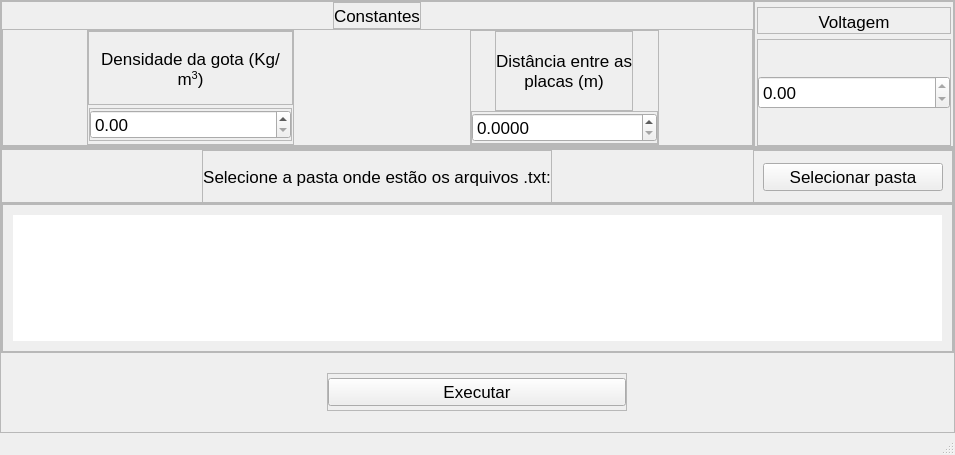
<?xml version="1.0" encoding="UTF-8"?>
<ui version="4.0">
 <class>janelaAtribuicao</class>
 <widget class="QMainWindow" name="janelaAtribuicao">
  <property name="geometry">
   <rect>
    <x>0</x>
    <y>0</y>
    <width>955</width>
    <height>455</height>
   </rect>
  </property>
  <property name="windowTitle">
   <string>MainWindow</string>
  </property>
  <widget class="QWidget" name="centralwidgetAtribuicao">
   <layout class="QGridLayout" name="gridLayout_2">
    <property name="leftMargin">
     <number>0</number>
    </property>
    <property name="topMargin">
     <number>0</number>
    </property>
    <property name="rightMargin">
     <number>0</number>
    </property>
    <property name="bottomMargin">
     <number>0</number>
    </property>
    <property name="spacing">
     <number>0</number>
    </property>
    <item row="0" column="0">
     <layout class="QGridLayout" name="gridLayout_SecaoParametros">
      <property name="spacing">
       <number>0</number>
      </property>
      <item row="0" column="0">
       <widget class="QFrame" name="frame_SecaoParametros">
        <property name="font">
         <font>
          <pointsize>13</pointsize>
         </font>
        </property>
        <property name="frameShape">
         <enum>QFrame::StyledPanel</enum>
        </property>
        <property name="frameShadow">
         <enum>QFrame::Raised</enum>
        </property>
        <layout class="QGridLayout" name="gridLayout_4">
         <property name="leftMargin">
          <number>0</number>
         </property>
         <property name="topMargin">
          <number>0</number>
         </property>
         <property name="rightMargin">
          <number>0</number>
         </property>
         <property name="bottomMargin">
          <number>0</number>
         </property>
         <property name="spacing">
          <number>0</number>
         </property>
         <item row="0" column="0">
          <layout class="QGridLayout" name="gridLayout_alocacaoParametros">
           <property name="spacing">
            <number>0</number>
           </property>
           <item row="0" column="0">
            <widget class="QFrame" name="frame_secaoConstantes">
             <property name="frameShape">
              <enum>QFrame::StyledPanel</enum>
             </property>
             <property name="frameShadow">
              <enum>QFrame::Raised</enum>
             </property>
             <layout class="QGridLayout" name="gridLayout_6">
              <property name="leftMargin">
               <number>0</number>
              </property>
              <property name="topMargin">
               <number>0</number>
              </property>
              <property name="rightMargin">
               <number>0</number>
              </property>
              <property name="bottomMargin">
               <number>0</number>
              </property>
              <property name="spacing">
               <number>0</number>
              </property>
              <item row="0" column="0">
               <layout class="QGridLayout" name="gridLayout_AlocacaoParametros">
                <property name="spacing">
                 <number>0</number>
                </property>
                <item row="1" column="0">
                 <widget class="QFrame" name="frame_nomeEntradaParametros">
                  <property name="frameShape">
                   <enum>QFrame::StyledPanel</enum>
                  </property>
                  <property name="frameShadow">
                   <enum>QFrame::Raised</enum>
                  </property>
                  <layout class="QGridLayout" name="gridLayout_8">
                   <property name="leftMargin">
                    <number>0</number>
                   </property>
                   <property name="topMargin">
                    <number>0</number>
                   </property>
                   <property name="rightMargin">
                    <number>0</number>
                   </property>
                   <property name="bottomMargin">
                    <number>0</number>
                   </property>
                   <property name="spacing">
                    <number>0</number>
                   </property>
                   <item row="0" column="0">
                    <layout class="QGridLayout" name="gridLayout_alocacaoNomEntParamt">
                     <property name="spacing">
                      <number>0</number>
                     </property>
                     <item row="0" column="1" alignment="Qt::AlignHCenter">
                      <widget class="QFrame" name="frame_secaoDistanciaPlacs">
                       <property name="frameShape">
                        <enum>QFrame::StyledPanel</enum>
                       </property>
                       <property name="frameShadow">
                        <enum>QFrame::Raised</enum>
                       </property>
                       <layout class="QVBoxLayout" name="verticalLayout">
                        <property name="spacing">
                         <number>0</number>
                        </property>
                        <property name="leftMargin">
                         <number>0</number>
                        </property>
                        <property name="topMargin">
                         <number>0</number>
                        </property>
                        <property name="rightMargin">
                         <number>0</number>
                        </property>
                        <property name="bottomMargin">
                         <number>0</number>
                        </property>
                        <item>
                         <layout class="QGridLayout" name="gridLayout_alocacaoDistPlacs">
                          <property name="spacing">
                           <number>0</number>
                          </property>
                          <item row="1" column="0" alignment="Qt::AlignHCenter|Qt::AlignVCenter">
                           <widget class="QFrame" name="frame_doubSpinBoxDistPlacs">
                            <property name="minimumSize">
                             <size>
                              <width>185</width>
                              <height>33</height>
                             </size>
                            </property>
                            <property name="maximumSize">
                             <size>
                              <width>16777215</width>
                              <height>33</height>
                             </size>
                            </property>
                            <property name="frameShape">
                             <enum>QFrame::StyledPanel</enum>
                            </property>
                            <property name="frameShadow">
                             <enum>QFrame::Raised</enum>
                            </property>
                            <layout class="QVBoxLayout" name="verticalLayout_6">
                             <property name="spacing">
                              <number>0</number>
                             </property>
                             <property name="leftMargin">
                              <number>0</number>
                             </property>
                             <property name="topMargin">
                              <number>0</number>
                             </property>
                             <property name="rightMargin">
                              <number>0</number>
                             </property>
                             <property name="bottomMargin">
                              <number>0</number>
                             </property>
                             <item>
                              <widget class="QDoubleSpinBox" name="doubleSpinBox_distPlacs">
                               <property name="minimumSize">
                                <size>
                                 <width>185</width>
                                 <height>0</height>
                                </size>
                               </property>
                               <property name="decimals">
                                <number>4</number>
                               </property>
                               <property name="maximum">
                                <double>100.000000000000000</double>
                               </property>
                               <property name="singleStep">
                                <double>0.001000000000000</double>
                               </property>
                              </widget>
                             </item>
                            </layout>
                           </widget>
                          </item>
                          <item row="0" column="0" alignment="Qt::AlignHCenter|Qt::AlignVCenter">
                           <widget class="QFrame" name="frame_labelDistPlacs">
                            <property name="minimumSize">
                             <size>
                              <width>0</width>
                              <height>80</height>
                             </size>
                            </property>
                            <property name="maximumSize">
                             <size>
                              <width>16777215</width>
                              <height>80</height>
                             </size>
                            </property>
                            <property name="frameShape">
                             <enum>QFrame::StyledPanel</enum>
                            </property>
                            <property name="frameShadow">
                             <enum>QFrame::Raised</enum>
                            </property>
                            <layout class="QVBoxLayout" name="verticalLayout_5">
                             <property name="spacing">
                              <number>0</number>
                             </property>
                             <property name="leftMargin">
                              <number>0</number>
                             </property>
                             <property name="topMargin">
                              <number>0</number>
                             </property>
                             <property name="rightMargin">
                              <number>0</number>
                             </property>
                             <property name="bottomMargin">
                              <number>0</number>
                             </property>
                             <item>
                              <widget class="QLabel" name="label_distPlacs">
                               <property name="minimumSize">
                                <size>
                                 <width>0</width>
                                 <height>74</height>
                                </size>
                               </property>
                               <property name="maximumSize">
                                <size>
                                 <width>16777215</width>
                                 <height>80</height>
                                </size>
                               </property>
                               <property name="text">
                                <string>&lt;html&gt;&lt;head/&gt;&lt;body&gt;&lt;p&gt;Distância entre as placas (m)&lt;/p&gt;&lt;/body&gt;&lt;/html&gt;</string>
                               </property>
                               <property name="alignment">
                                <set>Qt::AlignCenter</set>
                               </property>
                               <property name="wordWrap">
                                <bool>true</bool>
                               </property>
                               <property name="margin">
                                <number>10</number>
                               </property>
                              </widget>
                             </item>
                            </layout>
                           </widget>
                          </item>
                         </layout>
                        </item>
                       </layout>
                      </widget>
                     </item>
                     <item row="0" column="0" alignment="Qt::AlignHCenter">
                      <widget class="QFrame" name="frame_secaoDensidGota">
                       <property name="frameShape">
                        <enum>QFrame::StyledPanel</enum>
                       </property>
                       <property name="frameShadow">
                        <enum>QFrame::Raised</enum>
                       </property>
                       <layout class="QVBoxLayout" name="verticalLayout_2">
                        <property name="spacing">
                         <number>0</number>
                        </property>
                        <property name="leftMargin">
                         <number>0</number>
                        </property>
                        <property name="topMargin">
                         <number>0</number>
                        </property>
                        <property name="rightMargin">
                         <number>0</number>
                        </property>
                        <property name="bottomMargin">
                         <number>0</number>
                        </property>
                        <item>
                         <layout class="QGridLayout" name="gridLayout_alocacaoDensGot">
                          <property name="spacing">
                           <number>0</number>
                          </property>
                          <item row="1" column="0" alignment="Qt::AlignHCenter|Qt::AlignVCenter">
                           <widget class="QFrame" name="frame_doubSpinBoxDensGot">
                            <property name="minimumSize">
                             <size>
                              <width>203</width>
                              <height>33</height>
                             </size>
                            </property>
                            <property name="maximumSize">
                             <size>
                              <width>16777215</width>
                              <height>33</height>
                             </size>
                            </property>
                            <property name="frameShape">
                             <enum>QFrame::StyledPanel</enum>
                            </property>
                            <property name="frameShadow">
                             <enum>QFrame::Raised</enum>
                            </property>
                            <layout class="QVBoxLayout" name="verticalLayout_3">
                             <property name="spacing">
                              <number>0</number>
                             </property>
                             <property name="leftMargin">
                              <number>0</number>
                             </property>
                             <property name="topMargin">
                              <number>0</number>
                             </property>
                             <property name="rightMargin">
                              <number>0</number>
                             </property>
                             <property name="bottomMargin">
                              <number>0</number>
                             </property>
                             <item>
                              <widget class="QDoubleSpinBox" name="doubleSpinBoxDensGot">
                               <property name="maximum">
                                <double>1000000.000000000000000</double>
                               </property>
                              </widget>
                             </item>
                            </layout>
                           </widget>
                          </item>
                          <item row="0" column="0" alignment="Qt::AlignHCenter|Qt::AlignVCenter">
                           <widget class="QFrame" name="frame_labelDensGot">
                            <property name="minimumSize">
                             <size>
                              <width>203</width>
                              <height>74</height>
                             </size>
                            </property>
                            <property name="maximumSize">
                             <size>
                              <width>16777215</width>
                              <height>74</height>
                             </size>
                            </property>
                            <property name="frameShape">
                             <enum>QFrame::StyledPanel</enum>
                            </property>
                            <property name="frameShadow">
                             <enum>QFrame::Raised</enum>
                            </property>
                            <layout class="QVBoxLayout" name="verticalLayout_4">
                             <property name="spacing">
                              <number>0</number>
                             </property>
                             <property name="leftMargin">
                              <number>0</number>
                             </property>
                             <property name="topMargin">
                              <number>0</number>
                             </property>
                             <property name="rightMargin">
                              <number>0</number>
                             </property>
                             <property name="bottomMargin">
                              <number>0</number>
                             </property>
                             <item>
                              <widget class="QLabel" name="label_densGot">
                               <property name="minimumSize">
                                <size>
                                 <width>203</width>
                                 <height>74</height>
                                </size>
                               </property>
                               <property name="maximumSize">
                                <size>
                                 <width>16777215</width>
                                 <height>74</height>
                                </size>
                               </property>
                               <property name="text">
                                <string>&lt;html&gt;&lt;head/&gt;&lt;body&gt;&lt;p&gt;Densidade da gota (Kg/m&lt;span style=&quot; vertical-align:super;&quot;&gt;3&lt;/span&gt;)&lt;/p&gt;&lt;/body&gt;&lt;/html&gt;</string>
                               </property>
                               <property name="alignment">
                                <set>Qt::AlignCenter</set>
                               </property>
                               <property name="wordWrap">
                                <bool>true</bool>
                               </property>
                               <property name="margin">
                                <number>10</number>
                               </property>
                              </widget>
                             </item>
                            </layout>
                           </widget>
                          </item>
                         </layout>
                        </item>
                       </layout>
                      </widget>
                     </item>
                    </layout>
                   </item>
                  </layout>
                 </widget>
                </item>
                <item row="0" column="0" alignment="Qt::AlignHCenter">
                 <widget class="QFrame" name="frame_labelConstantes">
                  <property name="minimumSize">
                   <size>
                    <width>0</width>
                    <height>27</height>
                   </size>
                  </property>
                  <property name="maximumSize">
                   <size>
                    <width>16777215</width>
                    <height>27</height>
                   </size>
                  </property>
                  <property name="frameShape">
                   <enum>QFrame::StyledPanel</enum>
                  </property>
                  <property name="frameShadow">
                   <enum>QFrame::Raised</enum>
                  </property>
                  <layout class="QVBoxLayout" name="verticalLayout_9">
                   <property name="spacing">
                    <number>0</number>
                   </property>
                   <property name="leftMargin">
                    <number>0</number>
                   </property>
                   <property name="topMargin">
                    <number>0</number>
                   </property>
                   <property name="rightMargin">
                    <number>0</number>
                   </property>
                   <property name="bottomMargin">
                    <number>0</number>
                   </property>
                   <item>
                    <widget class="QLabel" name="labelConstantes">
                     <property name="frameShape">
                      <enum>QFrame::NoFrame</enum>
                     </property>
                     <property name="text">
                      <string>Constantes</string>
                     </property>
                    </widget>
                   </item>
                  </layout>
                 </widget>
                </item>
               </layout>
              </item>
             </layout>
            </widget>
           </item>
           <item row="0" column="1">
            <widget class="QFrame" name="frame_secaoVoltagem">
             <property name="minimumSize">
              <size>
               <width>200</width>
               <height>0</height>
              </size>
             </property>
             <property name="maximumSize">
              <size>
               <width>200</width>
               <height>16777215</height>
              </size>
             </property>
             <property name="frameShape">
              <enum>QFrame::StyledPanel</enum>
             </property>
             <property name="frameShadow">
              <enum>QFrame::Raised</enum>
             </property>
             <layout class="QGridLayout" name="gridLayout_3">
              <property name="leftMargin">
               <number>0</number>
              </property>
              <property name="topMargin">
               <number>0</number>
              </property>
              <property name="rightMargin">
               <number>0</number>
              </property>
              <property name="bottomMargin">
               <number>0</number>
              </property>
              <property name="spacing">
               <number>0</number>
              </property>
              <item row="0" column="0">
               <layout class="QGridLayout" name="gridLayoutAlocacaoVoltagem">
                <property name="spacing">
                 <number>0</number>
                </property>
                <item row="0" column="0" alignment="Qt::AlignHCenter|Qt::AlignVCenter">
                 <widget class="QFrame" name="frameLabelVolt">
                  <property name="minimumSize">
                   <size>
                    <width>194</width>
                    <height>27</height>
                   </size>
                  </property>
                  <property name="maximumSize">
                   <size>
                    <width>16777215</width>
                    <height>27</height>
                   </size>
                  </property>
                  <property name="frameShape">
                   <enum>QFrame::StyledPanel</enum>
                  </property>
                  <property name="frameShadow">
                   <enum>QFrame::Raised</enum>
                  </property>
                  <layout class="QVBoxLayout" name="verticalLayout_7">
                   <property name="spacing">
                    <number>0</number>
                   </property>
                   <property name="leftMargin">
                    <number>0</number>
                   </property>
                   <property name="topMargin">
                    <number>0</number>
                   </property>
                   <property name="rightMargin">
                    <number>0</number>
                   </property>
                   <property name="bottomMargin">
                    <number>0</number>
                   </property>
                   <item>
                    <widget class="QLabel" name="label_voltagem">
                     <property name="minimumSize">
                      <size>
                       <width>0</width>
                       <height>27</height>
                      </size>
                     </property>
                     <property name="maximumSize">
                      <size>
                       <width>16777215</width>
                       <height>27</height>
                      </size>
                     </property>
                     <property name="text">
                      <string>Voltagem</string>
                     </property>
                     <property name="alignment">
                      <set>Qt::AlignCenter</set>
                     </property>
                    </widget>
                   </item>
                  </layout>
                 </widget>
                </item>
                <item row="1" column="0" alignment="Qt::AlignHCenter|Qt::AlignVCenter">
                 <widget class="QFrame" name="frame_entradaVolt">
                  <property name="minimumSize">
                   <size>
                    <width>0</width>
                    <height>107</height>
                   </size>
                  </property>
                  <property name="maximumSize">
                   <size>
                    <width>16777215</width>
                    <height>107</height>
                   </size>
                  </property>
                  <property name="frameShape">
                   <enum>QFrame::StyledPanel</enum>
                  </property>
                  <property name="frameShadow">
                   <enum>QFrame::Raised</enum>
                  </property>
                  <layout class="QVBoxLayout" name="verticalLayout_8">
                   <property name="spacing">
                    <number>0</number>
                   </property>
                   <property name="leftMargin">
                    <number>0</number>
                   </property>
                   <property name="topMargin">
                    <number>0</number>
                   </property>
                   <property name="rightMargin">
                    <number>0</number>
                   </property>
                   <property name="bottomMargin">
                    <number>0</number>
                   </property>
                   <item>
                    <widget class="QDoubleSpinBox" name="doubleSpinBox_voltagem">
                     <property name="minimumSize">
                      <size>
                       <width>192</width>
                       <height>33</height>
                      </size>
                     </property>
                     <property name="maximumSize">
                      <size>
                       <width>16777215</width>
                       <height>33</height>
                      </size>
                     </property>
                     <property name="toolTip">
                      <string>&lt;html&gt;&lt;head/&gt;&lt;body&gt;&lt;p&gt;Você deve colocar essa informação no nome de seus arquivos.&lt;/p&gt;&lt;p&gt;Os 3 primeiros caraceteres devem começar com o valor de voltagem. No &lt;/p&gt;&lt;p&gt;caso, o arquivo pode ter qualquer nome, o importante é que esse nome inicie &lt;/p&gt;&lt;p&gt;com o valor de voltagem. Por exemplo, se você tem um arquivo de uma &lt;/p&gt;&lt;p&gt;gota que foi registrada com uma voltagem de 50 V, o nome do arquivo&lt;/p&gt;&lt;p&gt;tem que começar com 050. Ou seja:&lt;/p&gt;&lt;p&gt;050PodeVirQualquerCoisaDepois.txt (Correto)&lt;/p&gt;&lt;p&gt;Não pode ser:&lt;/p&gt;&lt;p&gt;50PodeVirQualquerCoisaDepois.txt (Errado)&lt;/p&gt;&lt;p&gt;Nem pode:&lt;/p&gt;&lt;p&gt;QualquerCoisa.txt (Errado)&lt;/p&gt;&lt;/body&gt;&lt;/html&gt;</string>
                     </property>
                     <property name="readOnly">
                      <bool>true</bool>
                     </property>
                     <property name="maximum">
                      <double>100000.000000000000000</double>
                     </property>
                    </widget>
                   </item>
                  </layout>
                 </widget>
                </item>
               </layout>
              </item>
             </layout>
            </widget>
           </item>
          </layout>
         </item>
        </layout>
       </widget>
      </item>
     </layout>
    </item>
    <item row="1" column="0">
     <widget class="QFrame" name="frame_secaoPastaArquivos">
      <property name="font">
       <font>
        <pointsize>13</pointsize>
       </font>
      </property>
      <property name="frameShape">
       <enum>QFrame::StyledPanel</enum>
      </property>
      <property name="frameShadow">
       <enum>QFrame::Raised</enum>
      </property>
      <layout class="QGridLayout" name="gridLayout_5">
       <property name="leftMargin">
        <number>0</number>
       </property>
       <property name="topMargin">
        <number>0</number>
       </property>
       <property name="rightMargin">
        <number>0</number>
       </property>
       <property name="bottomMargin">
        <number>0</number>
       </property>
       <property name="spacing">
        <number>0</number>
       </property>
       <item row="0" column="0">
        <layout class="QGridLayout" name="gridLayout_alocacaoPastaArquiv">
         <property name="spacing">
          <number>0</number>
         </property>
         <item row="1" column="0">
          <widget class="QFrame" name="frame_saidaPastaArquiv">
           <property name="minimumSize">
            <size>
             <width>951</width>
             <height>150</height>
            </size>
           </property>
           <property name="maximumSize">
            <size>
             <width>16777215</width>
             <height>150</height>
            </size>
           </property>
           <property name="frameShape">
            <enum>QFrame::StyledPanel</enum>
           </property>
           <property name="frameShadow">
            <enum>QFrame::Raised</enum>
           </property>
           <layout class="QHBoxLayout" name="horizontalLayout">
            <property name="spacing">
             <number>0</number>
            </property>
            <property name="leftMargin">
             <number>0</number>
            </property>
            <property name="topMargin">
             <number>0</number>
            </property>
            <property name="rightMargin">
             <number>0</number>
            </property>
            <property name="bottomMargin">
             <number>0</number>
            </property>
            <item>
             <widget class="QTextEdit" name="textEditCaminhoPasta">
              <property name="styleSheet">
               <string notr="true">padding: 10px;</string>
              </property>
              <property name="readOnly">
               <bool>true</bool>
              </property>
             </widget>
            </item>
           </layout>
          </widget>
         </item>
         <item row="0" column="0">
          <widget class="QFrame" name="frameSecaoLabelPastArquiv">
           <property name="minimumSize">
            <size>
             <width>0</width>
             <height>54</height>
            </size>
           </property>
           <property name="maximumSize">
            <size>
             <width>16777215</width>
             <height>54</height>
            </size>
           </property>
           <property name="frameShape">
            <enum>QFrame::StyledPanel</enum>
           </property>
           <property name="frameShadow">
            <enum>QFrame::Raised</enum>
           </property>
           <layout class="QGridLayout" name="gridLayout_7">
            <property name="leftMargin">
             <number>0</number>
            </property>
            <property name="topMargin">
             <number>0</number>
            </property>
            <property name="rightMargin">
             <number>0</number>
            </property>
            <property name="bottomMargin">
             <number>0</number>
            </property>
            <property name="spacing">
             <number>0</number>
            </property>
            <item row="0" column="0">
             <layout class="QGridLayout" name="gridLayoutAlocacaoPastArquiv">
              <item row="0" column="1">
               <widget class="QFrame" name="frameBotaoPastArquivSelec">
                <property name="minimumSize">
                 <size>
                  <width>200</width>
                  <height>54</height>
                 </size>
                </property>
                <property name="maximumSize">
                 <size>
                  <width>200</width>
                  <height>54</height>
                 </size>
                </property>
                <property name="frameShape">
                 <enum>QFrame::StyledPanel</enum>
                </property>
                <property name="frameShadow">
                 <enum>QFrame::Raised</enum>
                </property>
                <layout class="QVBoxLayout" name="verticalLayout_11">
                 <item>
                  <widget class="QPushButton" name="pushButtonSelecPasta">
                   <property name="text">
                    <string>Selecionar pasta</string>
                   </property>
                  </widget>
                 </item>
                </layout>
               </widget>
              </item>
              <item row="0" column="0" alignment="Qt::AlignHCenter">
               <widget class="QFrame" name="frame_labelPastArquiv">
                <property name="minimumSize">
                 <size>
                  <width>315</width>
                  <height>54</height>
                 </size>
                </property>
                <property name="maximumSize">
                 <size>
                  <width>16777215</width>
                  <height>80</height>
                 </size>
                </property>
                <property name="frameShape">
                 <enum>QFrame::StyledPanel</enum>
                </property>
                <property name="frameShadow">
                 <enum>QFrame::Raised</enum>
                </property>
                <layout class="QVBoxLayout" name="verticalLayout_10">
                 <property name="spacing">
                  <number>0</number>
                 </property>
                 <property name="leftMargin">
                  <number>0</number>
                 </property>
                 <property name="topMargin">
                  <number>0</number>
                 </property>
                 <property name="rightMargin">
                  <number>0</number>
                 </property>
                 <property name="bottomMargin">
                  <number>0</number>
                 </property>
                 <item>
                  <widget class="QLabel" name="label_selecPasta">
                   <property name="text">
                    <string>Selecione a pasta onde estão os arquivos .txt:</string>
                   </property>
                   <property name="alignment">
                    <set>Qt::AlignCenter</set>
                   </property>
                   <property name="wordWrap">
                    <bool>false</bool>
                   </property>
                   <property name="margin">
                    <number>10</number>
                   </property>
                  </widget>
                 </item>
                </layout>
               </widget>
              </item>
             </layout>
            </item>
           </layout>
          </widget>
         </item>
         <item row="2" column="0" alignment="Qt::AlignHCenter|Qt::AlignVCenter">
          <widget class="QFrame" name="frame_botaoExecutar">
           <property name="minimumSize">
            <size>
             <width>300</width>
             <height>38</height>
            </size>
           </property>
           <property name="maximumSize">
            <size>
             <width>300</width>
             <height>16777215</height>
            </size>
           </property>
           <property name="frameShape">
            <enum>QFrame::StyledPanel</enum>
           </property>
           <property name="frameShadow">
            <enum>QFrame::Raised</enum>
           </property>
           <layout class="QHBoxLayout" name="horizontalLayout_2">
            <property name="spacing">
             <number>0</number>
            </property>
            <property name="leftMargin">
             <number>0</number>
            </property>
            <property name="topMargin">
             <number>0</number>
            </property>
            <property name="rightMargin">
             <number>0</number>
            </property>
            <property name="bottomMargin">
             <number>0</number>
            </property>
            <item>
             <widget class="QPushButton" name="pushButton_executar">
              <property name="text">
               <string>Executar</string>
              </property>
             </widget>
            </item>
           </layout>
          </widget>
         </item>
        </layout>
       </item>
      </layout>
     </widget>
    </item>
   </layout>
  </widget>
  <widget class="QMenuBar" name="menubarAtribuicao">
   <property name="geometry">
    <rect>
     <x>0</x>
     <y>0</y>
     <width>955</width>
     <height>26</height>
    </rect>
   </property>
  </widget>
  <widget class="QStatusBar" name="statusbarAtribuicao"/>
 </widget>
 <resources/>
 <connections/>
</ui>
